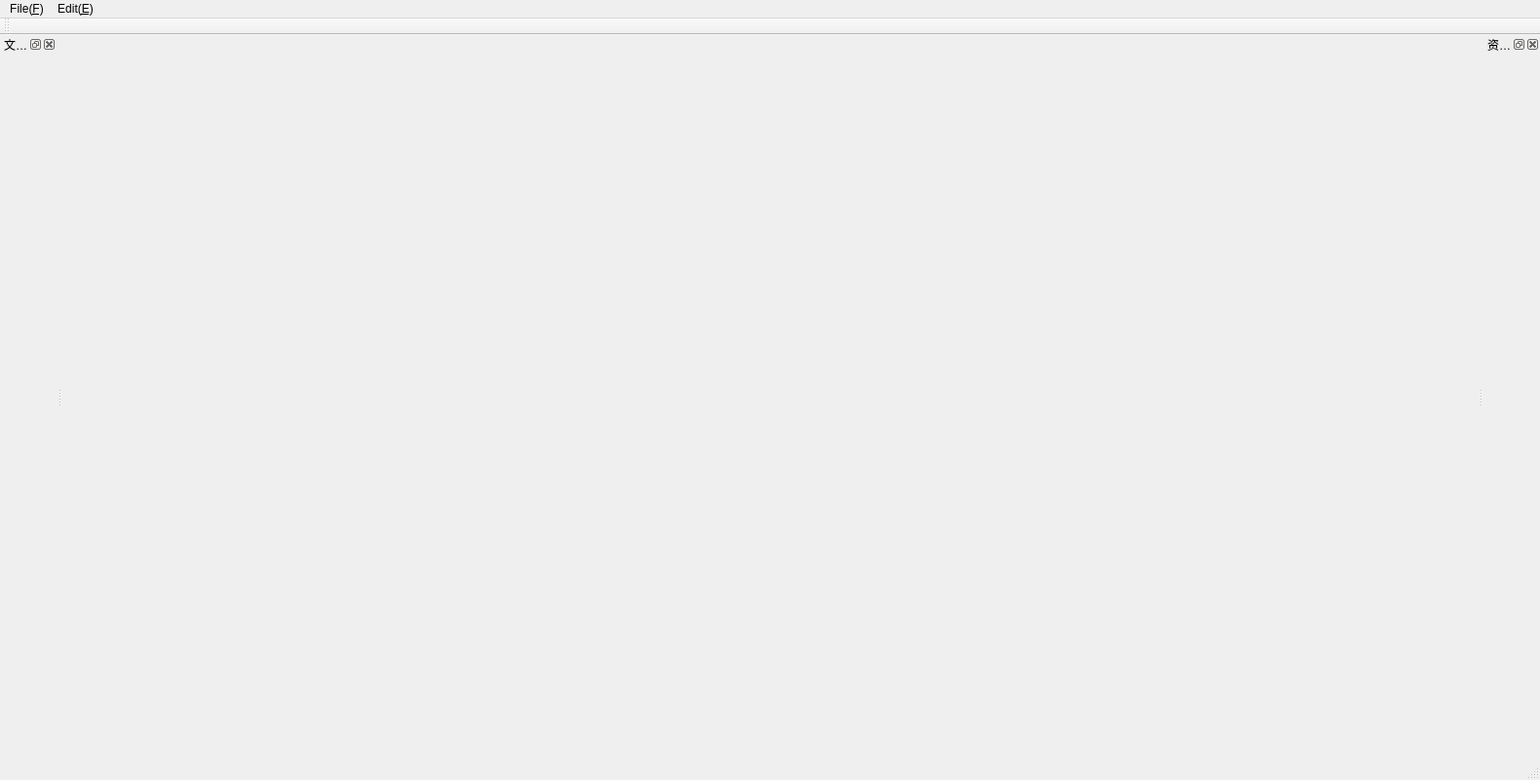
<?xml version="1.0" encoding="UTF-8"?>
<ui version="4.0">
 <class>GraphEditorMainWindow</class>
 <widget class="QMainWindow" name="GraphEditorMainWindow">
  <property name="geometry">
   <rect>
    <x>0</x>
    <y>0</y>
    <width>1580</width>
    <height>800</height>
   </rect>
  </property>
  <property name="windowTitle">
   <string>HDrawGraphMainWindow</string>
  </property>
  <widget class="QWidget" name="centralWidget">
   <widget class="QWidget" name="horizontalLayoutWidget">
    <property name="geometry">
     <rect>
      <x>10</x>
      <y>10</y>
      <width>1401</width>
      <height>731</height>
     </rect>
    </property>
    <layout class="QHBoxLayout"/>
   </widget>
  </widget>
  <widget class="QMenuBar" name="menuBar">
   <property name="geometry">
    <rect>
     <x>0</x>
     <y>0</y>
     <width>1580</width>
     <height>23</height>
    </rect>
   </property>
   <widget class="QMenu" name="menuFile_F">
    <property name="title">
     <string>File(&amp;F)</string>
    </property>
    <addaction name="actionNew_N"/>
    <addaction name="actionOpen_O"/>
    <addaction name="separator"/>
    <addaction name="actionSave_S"/>
    <addaction name="actionSave_As_A"/>
    <addaction name="actionPrint_P"/>
    <addaction name="separator"/>
    <addaction name="actionExit_E"/>
   </widget>
   <widget class="QMenu" name="menuEdit_E">
    <property name="title">
     <string>Edit(&amp;E)</string>
    </property>
    <addaction name="actionUndo_U"/>
    <addaction name="actionRedo_R"/>
    <addaction name="separator"/>
    <addaction name="actionCut_X"/>
    <addaction name="actionCopy_C"/>
    <addaction name="actionPaste_V"/>
    <addaction name="actionDelete"/>
    <addaction name="separator"/>
    <addaction name="actionTop_T"/>
    <addaction name="actionBottom_B"/>
    <addaction name="separator"/>
    <addaction name="actionAttribute"/>
   </widget>
   <addaction name="menuFile_F"/>
   <addaction name="menuEdit_E"/>
  </widget>
  <widget class="QToolBar" name="mainToolBar">
   <attribute name="toolBarArea">
    <enum>TopToolBarArea</enum>
   </attribute>
   <attribute name="toolBarBreak">
    <bool>false</bool>
   </attribute>
  </widget>
  <widget class="QStatusBar" name="statusBar"/>
  <widget class="QDockWidget" name="fileDockWidget">
   <property name="windowTitle">
    <string>文件列表</string>
   </property>
   <attribute name="dockWidgetArea">
    <number>1</number>
   </attribute>
   <widget class="QWidget" name="dockWidgetContents"/>
  </widget>
  <widget class="QDockWidget" name="resDockWidget">
   <property name="windowTitle">
    <string>资源列表</string>
   </property>
   <attribute name="dockWidgetArea">
    <number>2</number>
   </attribute>
   <widget class="QWidget" name="dockWidgetContents_2"/>
  </widget>
  <action name="actionNew_N">
   <property name="text">
    <string>New(&amp;N)</string>
   </property>
  </action>
  <action name="actionOpen_O">
   <property name="text">
    <string>Open(&amp;O)</string>
   </property>
  </action>
  <action name="actionSave_S">
   <property name="text">
    <string>Save(&amp;S)</string>
   </property>
  </action>
  <action name="actionSave_As_A">
   <property name="text">
    <string>Save As(&amp;A)</string>
   </property>
  </action>
  <action name="actionPrint_P">
   <property name="text">
    <string>Print(&amp;P)</string>
   </property>
  </action>
  <action name="actionExit_E">
   <property name="text">
    <string>Exit(&amp;E)</string>
   </property>
  </action>
  <action name="actionUndo_U">
   <property name="text">
    <string>Undo(&amp;U)</string>
   </property>
  </action>
  <action name="actionRedo_R">
   <property name="text">
    <string>Redo(&amp;R)</string>
   </property>
  </action>
  <action name="actionCut_X">
   <property name="text">
    <string>Cut(&amp;X)</string>
   </property>
  </action>
  <action name="actionCopy_C">
   <property name="text">
    <string>Copy(&amp;C)</string>
   </property>
  </action>
  <action name="actionPaste_V">
   <property name="text">
    <string>Paste(&amp;V)</string>
   </property>
  </action>
  <action name="actionDelete">
   <property name="text">
    <string>Delete</string>
   </property>
  </action>
  <action name="actionTop_T">
   <property name="text">
    <string>Top(&amp;T)</string>
   </property>
  </action>
  <action name="actionBottom_B">
   <property name="text">
    <string>Bottom(&amp;B)</string>
   </property>
  </action>
  <action name="actionAttribute">
   <property name="text">
    <string>Attribute</string>
   </property>
  </action>
 </widget>
 <layoutdefault spacing="6" margin="11"/>
 <resources/>
 <connections/>
</ui>
